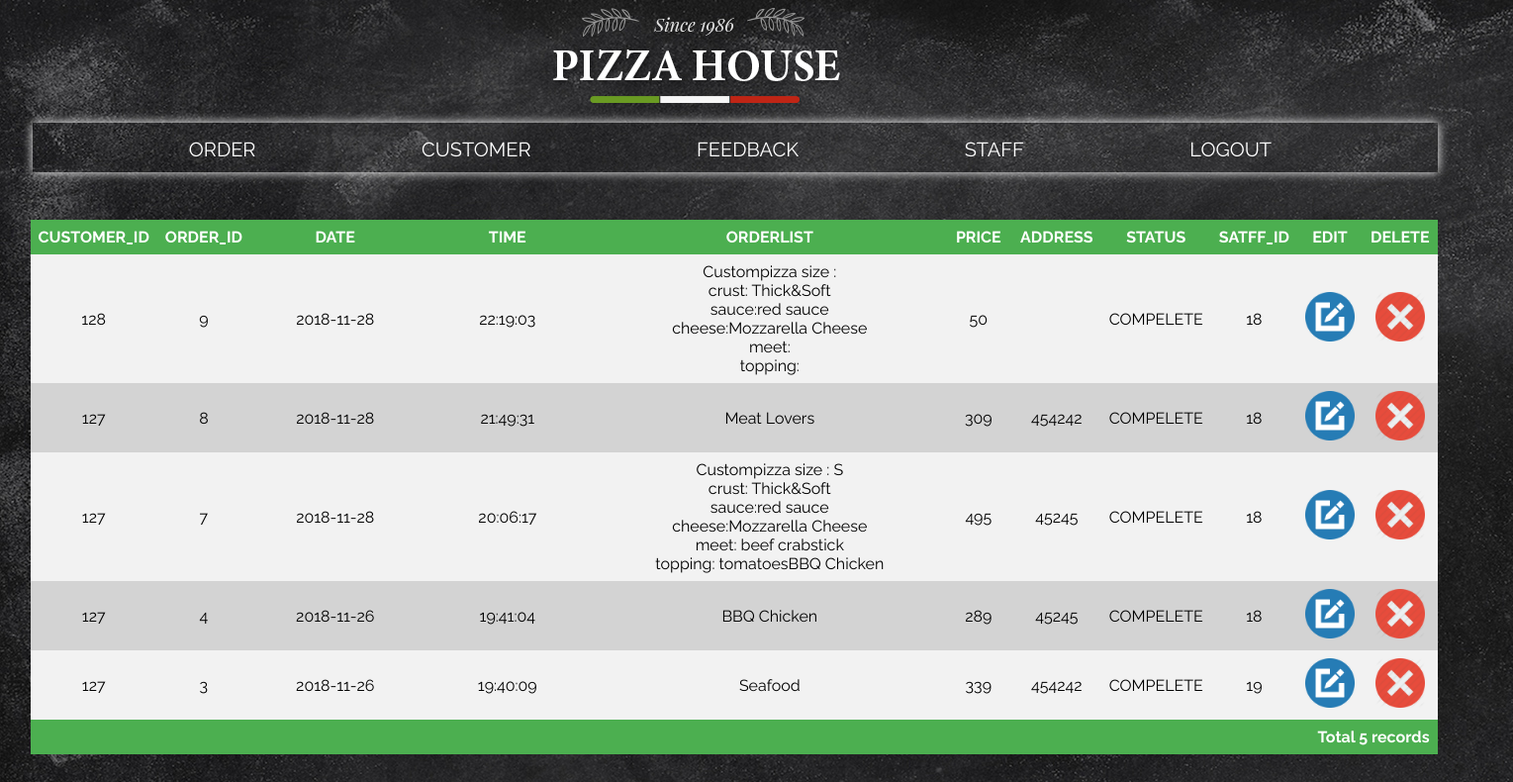
Page /orderAD.php on the committed database.
### tables this page shows
CREATE TABLE `orders` (
  `ORDER_ID` int(10) NOT NULL,
  `ORDER_DATEs` varchar(20) NOT NULL,
  `ORDER_ADDs` varchar(200) NOT NULL,
  `ORDER_TIMEs` varchar(50) NOT NULL,
  `ORDER_PRICEs` int(10) NOT NULL,
  `CUSTOMER_ID` int(10) NOT NULL,
  `STATUS_ID` int(10) NOT NULL,
  `STAFF_ID` int(11) NOT NULL
);

CREATE TABLE `orderlist` (
  `ORDER_ID` int(10) NOT NULL,
  `PIZZA_ID` int(10) NOT NULL,
  `ORDERILST_ID` int(10) NOT NULL
);

CREATE TABLE `pizza` (
  `PIZZA_ID` int(10) NOT NULL,
  `PNAME` varchar(400) NOT NULL,
  `PRICE` int(10) NOT NULL
);

CREATE TABLE `statuss` (
  `STATUS_ID` int(10) NOT NULL,
  `STATUS` varchar(50) NOT NULL
);

### orderAD.php (the view, shortened to what this page needs)
<!DOCTYPE html>
<?php
             $servername = null;
             $username = "root";
             $password = "pizzahouse";
             $dbname = "pizzahouse";
             $port = null;
             $socket = "/cloudsql/pizzahousenew:asia-southeast1:pizzahouse";
         $conn = new mysqli($servername, $username,$password, $dbname,$port,$socket);
        ?>
<html lang="en">
<head>
    <link rel="stylesheet" href="css/style8.css">
</head>
<body>
<div class="menubar1" >
                <div class="container">
                    <div class="logo">
                        <img src="logo.png" >
                    </div>
                    <ul class="menu">
                    <li>
                    <a href="orderAD.php">ORDER</a>
                    </li>
                    <li>
                    <a href="amcustomer.php">CUSTOMER</a>
                    </li>
                    <li>
                    <a href="FEEDBACK.php">FEEDBACK</a>
                    </li>
                    <li>
                    <a href="ADMINstaff.php" >STAFF</a>
                    </li>
                    <li>
                        <a href="inup.php">LOGOUT</a>
                    </li>
                </ul>
                </div>
            </div>
                   <br>
                   <br>
                   <br>
                   <br>
                   <br>
                   <br>
                   <head>
</head>
            <table>
                <col width="5%">
                <col width="5%">
                <col width="15%">
                <col width="15%">
                <col width="30%">
                <col width="5%">
                <col width="5%">
                <col width="5%">
            <?php
                echo'<tr>
                    <th>CUSTOMER_ID</th>
                    <th>ORDER_ID</th>
                    <th>DATE</th>
                    <th>TIME</th>
                    <th>ORDERLIST</th>
                    <th>PRICE</th>
                    <th>ADDRESS</th>
                    <th>STATUS</th>
                    <th>SATFF_ID</th>
                    <th>EDIT</th>
                    <th>DELETE</th>
                </tr>';
                ?>
                <?php
				 	$q="SELECT * from orders,statuss WHERE orders.STATUS_ID=statuss.STATUS_ID ORDER BY ORDER_ID DESC";
					$result=$conn->query($q);
				 while($row=$result->fetch_array()){ ?>
                 <tr>
                    <td align=center><?=$row['CUSTOMER_ID']?></td>
                    <td align=center><?=$row['ORDER_ID']?></td>
                    <td align=center><?=$row['ORDER_DATEs']?></td>
                    <td align=center><?=$row['ORDER_TIMEs']?></td>
                    <td align=center>
                    <?php
                        $n = $row['ORDER_ID'];
                        $p = "SELECT * from pizza,orderlist where ORDER_ID= '$n' and pizza.PIZZA_ID=orderlist.PIZZA_ID ";
                        $result2 = $conn->query($p);
                    while($prow = $result2->fetch_array())
                    {
                        echo $prow['PNAME'];
                    }
                    ?>
                    </td>
                    <td align=center><?=$row['ORDER_PRICEs']?></td>
                    <td align=center><?=$row['ORDER_ADDs']?></td>
                    <td align=center><?=$row['STATUS']?></td>
                    <td align=center><?=$row['STAFF_ID']?></td>
                    <td align=center><a href='orderADE.php?customerid=<?=$row['CUSTOMER_ID']?>&orderid=<?=$row['ORDER_ID']?>'><img src='Edit-512.png' weight='50px' height='50px'></a></td>
                    <td align=center><a href='orderADD.php?customerid=<?=$row['CUSTOMER_ID']?>&orderid=<?=$row['ORDER_ID']?>'><img src='close_delete-128.png' weight='50px' height='50px'></a></td>
                </tr>
				<?php } ?>
			<?php $count=$result->num_rows;
					echo "<tr><th colspan=11 align=right>Total $count records</th></tr>";
		 ?>
            </table>
        </html>
</body>

### css/style8.css (style rules this page uses)
body { margin-left: 2%; margin-right: 5%; padding: 500; font-family: 'Raleway', sans-serif; background: #666 url(../bg1.jpg); }
.menubar1 { margin-left: 3%; }
.menubar1 .menu { width: 100%; height: 50px; background: #ffffff00; box-shadow: 0 0 10px rgb(255, 255, 255); }
.menubar1 ul.menu { list-style: none; float: right; }
.menubar1 ul.menu li { padding-top: 15px; float: left; margin-left: 2%; margin-right: 50px; }
.menubar1 ul.menu li a { text-decoration: none; color: rgb(255, 255, 255); border-bottom: 2px solid transparent; padding-bottom: 20px; transition: all 0.3s ease; font-size: 20px; margin-left: 90px; }
.menubar1 .logo { width: 100%; height: 100px; padding-left: 35%; }

### orderAD.php (style rules this page uses)
table { border-collapse: collapse; width: 100%; margin-left: px; }
th, td { padding: 8px; }
tr:nth-child(even) { background-color: #f2f2f2 }
tr:nth-child(odd) { background-color: #D3D3D3 }
th { background-color: #4CAF50; color: white; }

### rows in the picture
orders: CUSTOMER_ID "128", ORDER_ID "9", ORDER_DATEs "2018-11-28", ORDER_TIMEs "22:19:03", ORDER_PRICEs "50", STATUS_ID.STATUS "COMPELETE", STAFF_ID "18"
orderlist: PIZZA_ID.PNAME "Custompizza size : crust: Thick&Soft sauce:red sauce cheese:Mozzarella Cheese meet: topping:"
orders: CUSTOMER_ID "127", ORDER_ID "8", ORDER_DATEs "2018-11-28", ORDER_TIMEs "21:49:31", ORDER_PRICEs "309", ORDER_ADDs "454242", STATUS_ID.STATUS "COMPELETE", STAFF_ID "18"
orderlist: PIZZA_ID.PNAME "Meat Lovers"
orders: CUSTOMER_ID "127", ORDER_ID "7", ORDER_DATEs "2018-11-28", ORDER_TIMEs "20:06:17", ORDER_PRICEs "495", ORDER_ADDs "45245", STATUS_ID.STATUS "COMPELETE", STAFF_ID "18"
orderlist: PIZZA_ID.PNAME "Custompizza size : S crust: Thick&Soft sauce:red sauce cheese:Mozzarella Cheese meet: beef crabstick topping: tomatoes"
orderlist: PIZZA_ID.PNAME "BBQ Chicken"
orders: CUSTOMER_ID "127", ORDER_ID "4", ORDER_DATEs "2018-11-26", ORDER_TIMEs "19:41:04", ORDER_PRICEs "289", ORDER_ADDs "45245", STATUS_ID.STATUS "COMPELETE", STAFF_ID "18"
orderlist: PIZZA_ID.PNAME "BBQ Chicken"
orders: CUSTOMER_ID "127", ORDER_ID "3", ORDER_DATEs "2018-11-26", ORDER_TIMEs "19:40:09", ORDER_PRICEs "339", ORDER_ADDs "454242", STATUS_ID.STATUS "COMPELETE", STAFF_ID "19"
orderlist: PIZZA_ID.PNAME "Seafood"

### other values in the picture
$count "5"
